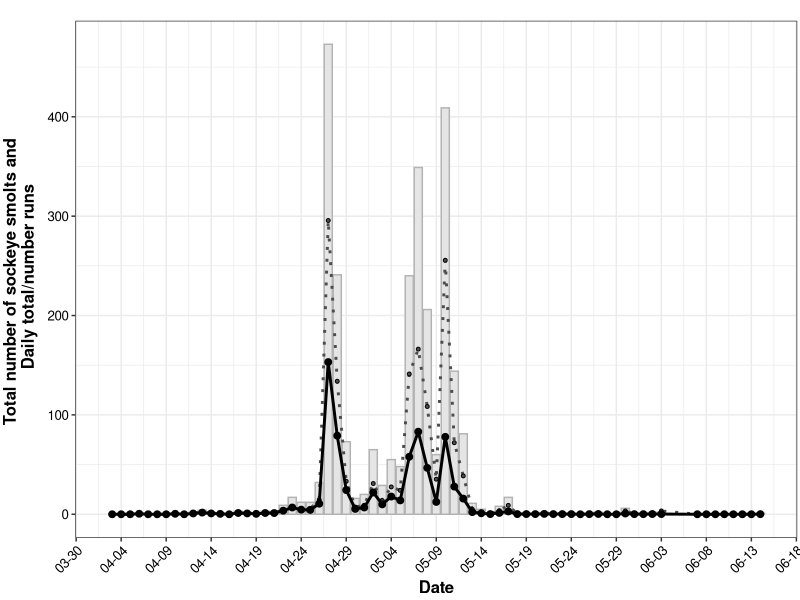
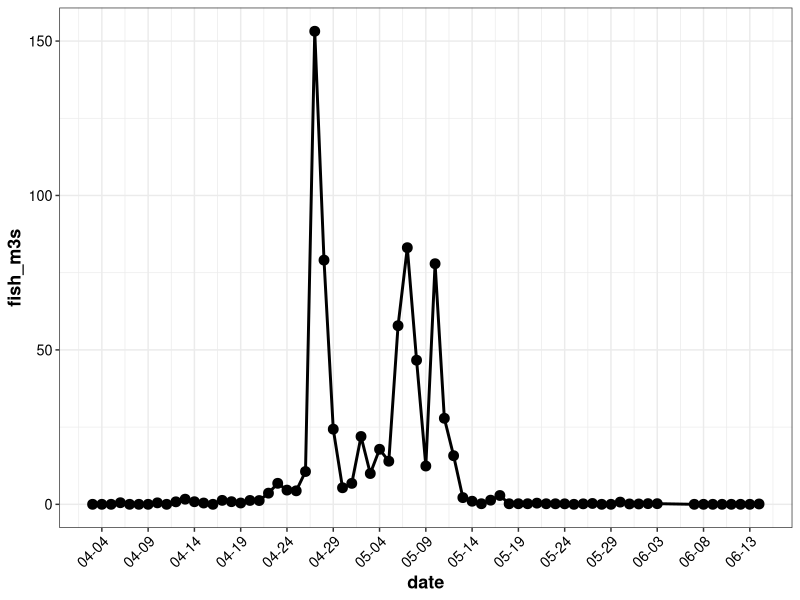

These figures' R source, in order:
## Calibrating CPUE by daily discharge  

# WORK directory
setwd("~/`Stock assessment/Analysis/Data files")

# Load data
data <- read.csv("TEB_leftjoin.csv")

# Fix variable formats 
data$date <- as.Date(data$date)

# Libraries to use
library(dplyr)
library(ggplot2)


################################################################################################################################################

# Calibrate daily total catch by daily discharge @ Hope
CPUE_discharge <- data %>%
  select(sockeye_smolt_total, discharge_m3s, date, USID, run, run_time) %>% 
  filter(sockeye_smolt_total != "NR", run_time == "0:15") %>%                                                                # Remove the messy NR entries and select only 15 minute runs
  group_by(date, USID, discharge_m3s) %>%                                                                                    # Group by date, sampling event and discharge
  summarize(unique_SO = unique(sockeye_smolt_total, na.rm=T), unique_runs=unique(run)) %>%                                            # Create new variables to select the total number of sockeye in each sampling event and the number of runs
  select(date, USID, discharge_m3s, unique_SO, unique_runs) %>%                                                              # Select those new variables as well as other ones
  group_by(date) %>%                                                                                                         # Group by date
  summarize(total_SO = sum(unique_SO, na.rm=T), discharge = mean(discharge_m3s, na.rm=T), nruns=n_distinct(unique_runs)) %>%          # Create new variables to sum the daily total sockeye, daily discharge and number of runs in a day 
  mutate(fish_m3s = (total_SO/discharge)*1000) %>%                                                                                  # Create new column to divide daily total sockeye/daily discharge
  mutate(fish_run = (total_SO/nruns)*10) %>%                                                                                      # Create new column to divide daily total sockeye/daily number of runs (original CPUE method)
  print()

# Plotting original CPUE (total daily fish/daily number of runs) and new CPUE (total daily fish/daily discharge)
cols    <- c( "c1" = "gray90", "c2" = "gray30", "c2" = "black")
shapes  <- c("s1" = 22, "s2" = 21, "s3" = 21)

ggplot(CPUE_discharge, aes(x=date)) + 
  geom_bar(aes(y=total_SO), stat="identity", fill="gray90", colour="gray70") +
  geom_line(aes(y=fish_run), size=1, linetype="dotted", colour="gray30") +
  geom_point(aes(y=fish_run), size=1, pch=21, fill="gray30", colour="black") +
  geom_line(aes(y=fish_m3s), size=1, linetype="solid", colour="black") + 
  geom_point(aes(y=fish_m3s), size=2, pch=21, fill="black",  colour="black") + 
  scale_x_date(date_breaks = "5 day", date_labels = "%m-%d") + 
#  scale_y_continuous(limits = c(0,500), sec.axis = sec_axis(~., name = "Fish per m3/s (*1000)")) +
  theme_bw() + 
  theme(plot.margin=margin(t=15,r=2,b=2,l=2),
        text = element_text(colour="black", size=12),
        axis.text.y = element_text(colour="black"),
        axis.title.y = element_text(margin=margin(t=0,r=7,b=0,l=0), face="bold"),
        axis.title.x = element_text(face="bold"),
        axis.text.x = element_text(colour="black", angle=45, hjust=1),
        axis.title.y.right = element_text(margin=margin(t=0,r=0,b=0,l=7)),
        legend.justification = c(1, 0), 
        legend.position      = c(1, 0.1),
        legend.text          = element_text(size = 8)) +
  scale_color_manual(breaks = c("c1", "c2", "c3"), 
                                values = cols,
                                labels = c("Total daily catch", "Daily catch/number runs", "Daily catch/m3/s")) +
  scale_shape_manual(name = "Sex", 
                              breaks = c("s1", "s2", "s3"),
                              values = shapes,
                     labels = c("Total daily catch", "Daily catch/number runs", "Daily catch/m3/s")) +
  ylab("Total number of sockeye smolts and \n Daily total/number runs") +
  xlab("Date")
  





ggplot(CPUE_discharge, aes(x=date)) + 
  geom_line(aes(y=fish_m3s), size=1, linetype="solid", colour="black") + 
  geom_point(aes(y=fish_m3s), size=3, pch=21, fill="black",  colour="black") + 
  scale_x_date(date_breaks = "5 day", date_labels = "%m-%d") + 
  theme_bw() + 
  theme(text = element_text(colour="black", size=13),
        axis.text.y = element_text(colour="black"),
        axis.title.y = element_text(face="bold"),
        axis.title.x = element_text(face="bold"),
        axis.text.x = element_text(colour="black", angle=45, hjust=1)) 

